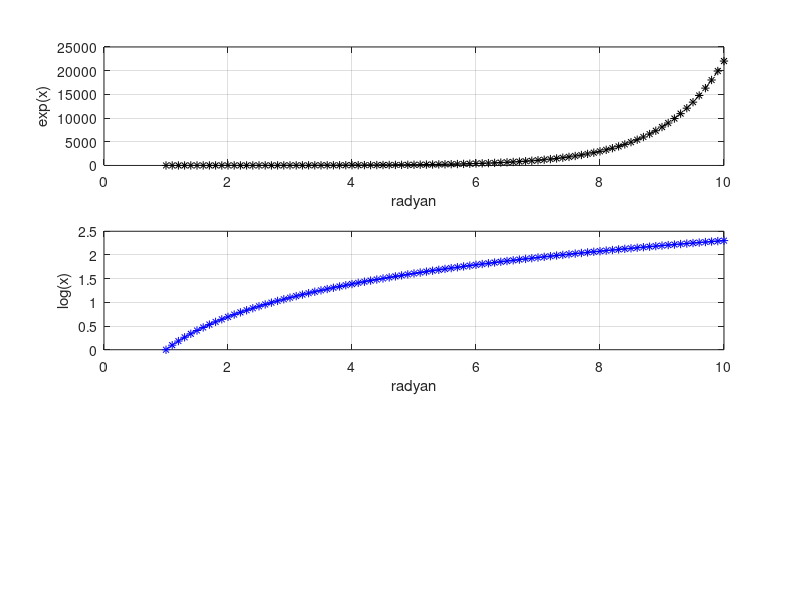

MATLAB code for this plot:
x=1:0.1:10;
y=exp(x);
subplot(3,1,1),plot(x,y,'k--*');
xlabel('radyan');
ylabel('exp(x)');
grid on

z=log(x);
subplot(3,1,2),plot(x,z,'b-*');
xlabel ('radyan');
ylabel ('log(x)');
grid on
